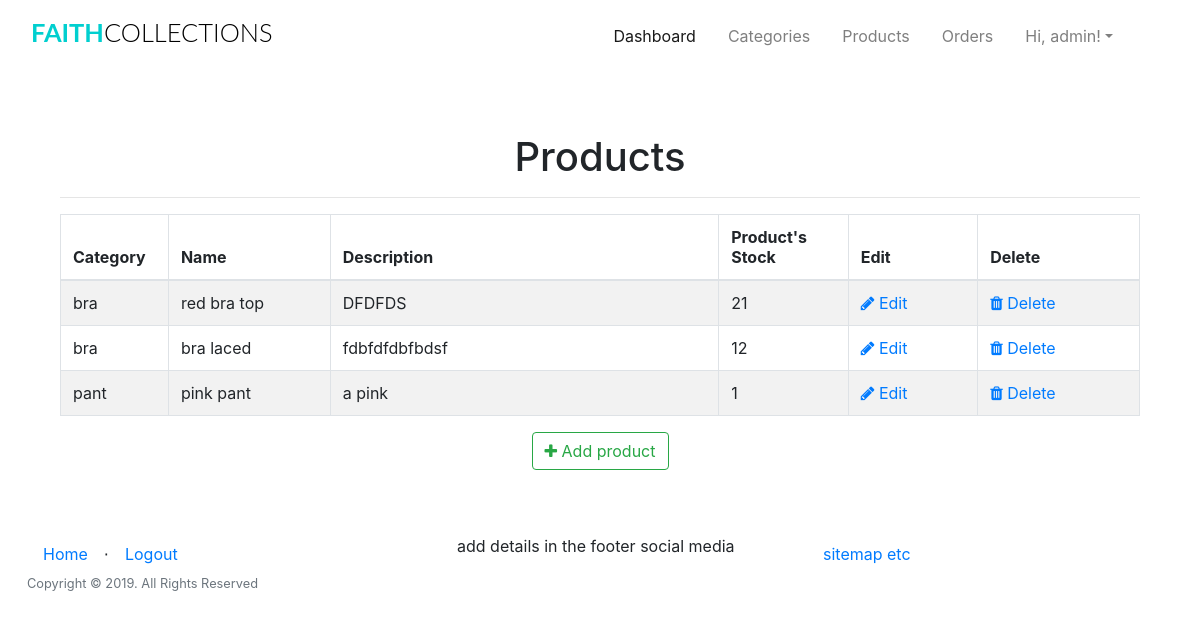
The page /admin/products/ (signed in) on the database as committed earlier.
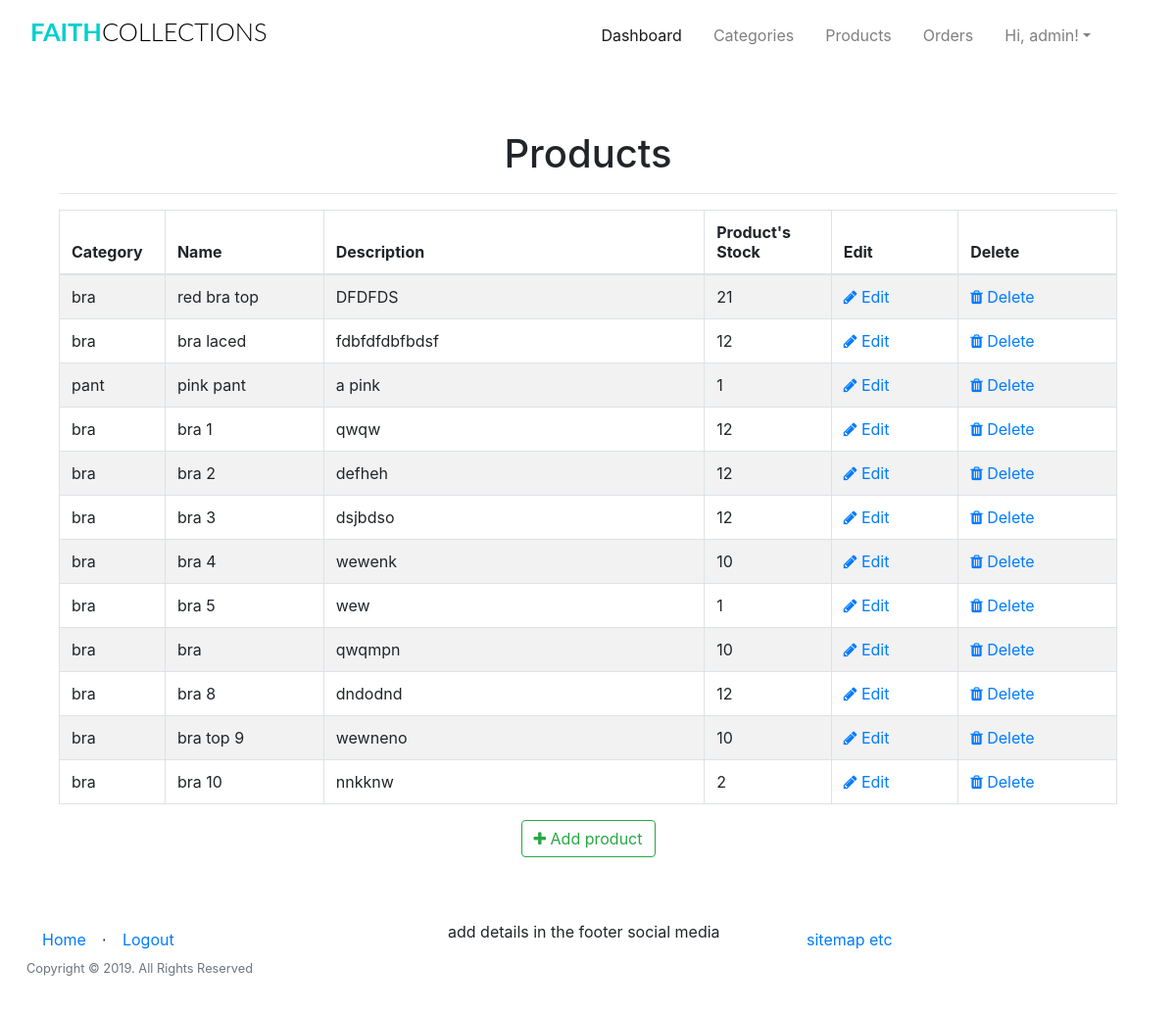
The same page on the database as committed later.
### app/models.py (models this page shows, shortened)
class Products(db.Model):
	__tablename__ = 'product'
	id = db.Column(db.Integer, primary_key=True)
	product_name = db.Column(db.String(100), index=True)
	product_price = db.Column(db.Integer, index=True)
	product_image = db.Column(db.String(120),index=True)
	product_description = db.Column(db.String(200), index=True)
	product_stock = db.Column(db.Integer, index = True)
	product_size = db.Column(db.String(5), index = True)
	categories_id = db.Column(db.Integer, db.ForeignKey('categories.id'))
	order = db.relationship('Order', secondary=association_table, backref='my_orders', lazy='dynamic')

class Categories(db.Model):
	id = db.Column(db.Integer, primary_key=True)
	category_name  = db.Column(db.String(20), index = True)
	product = db.relationship('Products', backref='products_categories')

### app/admin/routes.py (the view)
@admin.route('/products/')
@login_required
def list_products():
	check_admin()
	'''
	list all products
	'''
	products = Products.query.all()
	return render_template('admin/products/products.html', title = 'Products', products = products)

### app/admin/routes.py (called while the page is built)
def check_admin():
	if not current_user.is_admin:
		abort(403)

### app/models.py (called while the page is built)
@login_manager.user_loader
def load_user(id):
    return User.query.get(int(id))

### app/templates/admin/products/products.html (shortened to what this page needs)
{% extends "base.html" %}
{% block head %}
<head>
    <link href="//maxcdn.bootstrapcdn.com/font-awesome/4.1.0/css/font-awesome.min.css" rel="stylesheet">
</head>
{%endblock head%}
{% block body %}
<div class="container">
  <div class="outer">
    <div class="middle">
      <div class="inner">
        <br/>
        <br/>
        <h1 style="text-align:center;">Products</h1>
        {% if products %}
          <hr class="intro-divider">
            <table class="table table-striped table-bordered">
              <thead>
                <tr>
                  <th width="10%"> Category</th>
                  <th width="15%"> Name </th>
                  <th width="36%"> Description </th>
                  <th width="12%"> Product's Stock </th>
                  <th width="12%"> Edit </th>
                  <th width="15%"> Delete </th>
                </tr>
              </thead>
              <tbody>
              {% for product in products %}
                <tr>
                  <td>{{ product.products_categories.category_name }} </td>
                  <td> {{ product.product_name }} </td>
                  <td> {{ product.product_description }} </td>
                  <td>
                    {% if product %}
                      {{ product.product_stock }}
                    {% else %}
                      0
                    {% endif %}
                  </td>
                  <td>
                    <a href="{{ url_for('admin.edit_product', id=product.id) }}">
                      <i class="fa fa-pencil"></i> Edit
                    </a>
                  </td>
                  <td>
                    <a href="{{ url_for('admin.delete_product', id=product.id) }}">
                      <i class="fa fa-trash"></i> Delete
                    </a>
                  </td>
                </tr>
              {% endfor %}
              </tbody>
            </table>
          </div>
          <div style="text-align: center">
        {% else %}
          <div style="text-align: center">
            <h3> No Products have been added. </h3>
            <hr class="intro-divider">
        {% endif %}
          <a href="{{ url_for('admin.add_product') }}" class="btn btn-outline-success">
            <i class="fa fa-plus"></i>
            Add product
          </a>
        </div>
      </div>
    </div>
  </div>
{% endblock %}

Rows that differ between the two databases and show on the page:
added Products: products_categories.category_name "bra", product_name "bra 1", product_description "qwqw", product_stock "12"
added Products: products_categories.category_name "bra", product_name "bra 2", product_description "defheh", product_stock "12"
added Products: products_categories.category_name "bra", product_name "bra 3", product_description "dsjbdso", product_stock "12"
added Products: products_categories.category_name "bra", product_name "bra 4", product_description "wewenk", product_stock "10"
added Products: products_categories.category_name "bra", product_name "bra 5", product_description "wew", product_stock "1"
added Products: products_categories.category_name "bra", product_name "bra", product_description "qwqmpn", product_stock "10"
added Products: products_categories.category_name "bra", product_name "bra 8", product_description "dndodnd", product_stock "12"
added Products: products_categories.category_name "bra", product_name "bra top 9", product_description "wewneno", product_stock "10"
added Products: products_categories.category_name "bra", product_name "bra 10", product_description "nnkknw", product_stock "2"
